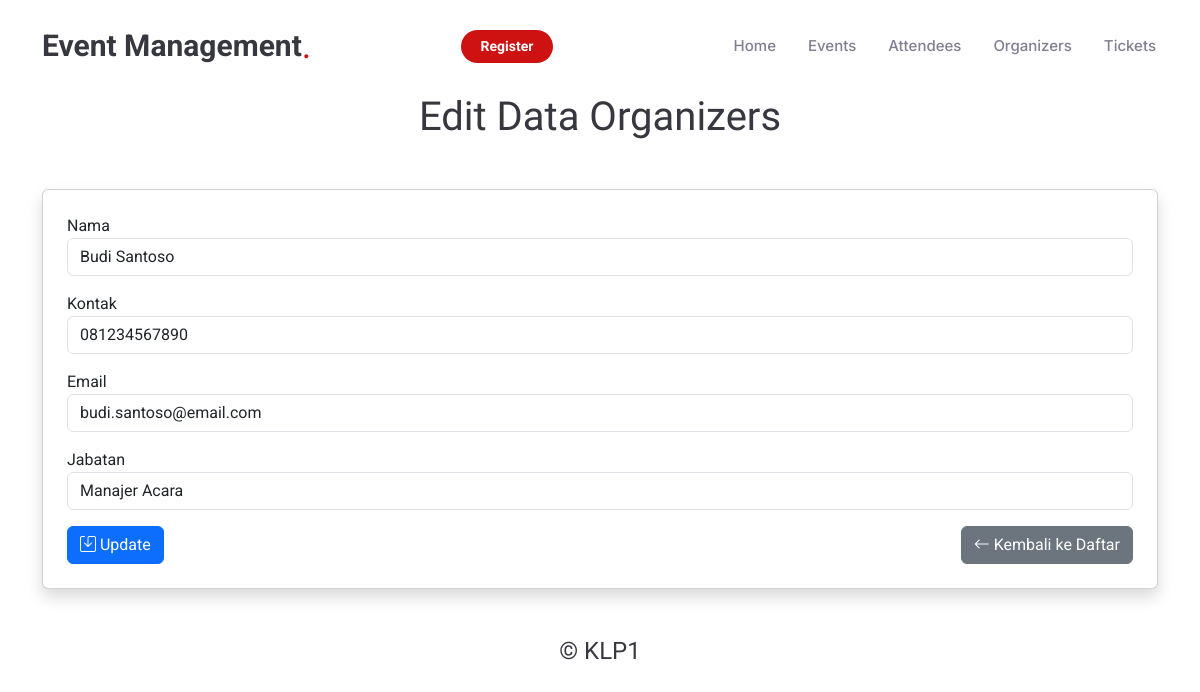
/organizers/edit/1001, run on the app's committed database.
### tables this page shows
CREATE TABLE `organizers` (
  `id_org` int NOT NULL,
  `nama` varchar(50) NOT NULL,
  `kontak` varchar(15) NOT NULL,
  `email` varchar(30) NOT NULL,
  `jabatan` varchar(50) NOT NULL
);

### app/controllers/organizers_controller.php (called while the page is built, shortened)
<?php
require_once '../app/models/organizers_model.php';
class OrganizersController {
    private $OrganizersModel;
    public function __construct() {
        $this->OrganizersModel = new OrganizersModel();
    }
    public function edit($id_org) {
        $organizers = $this->OrganizersModel->find($id_org);
        require_once __DIR__ . '/../views/organizers/edit.php';
    }
}

### public/index.php (called while the page is built, shortened)
<?php
require_once '../routes.php';

### config/database.php (called while the page is built, shortened)
<?php
class Database {
    private $host = 'localhost';
    private $db_name = '2D_klp1';
    private $username = 'root';
    private $password = '';
    public function connect() {
        $this->conn = null;
        try {
            $this->conn = new PDO("mysql:host=" . $this->host . ";dbname=" . $this->db_name, $this->username, $this->password);
            $this->conn->setAttribute(PDO::ATTR_ERRMODE, PDO::ERRMODE_EXCEPTION);
        } catch(PDOException $e) {
            echo "Connection error: " . $e->getMessage();
        }
        return $this->conn;
    }
}
?>

### app/models/organizers_model.php (called while the page is built, shortened)
<?php
require_once '../config/database.php';
class OrganizersModel {
    private $db;
    public function __construct() {
        $this->db = (new Database())->connect();
    }
    public function find($id_org) {
        $query = $this->db->prepare("SELECT * FROM organizers WHERE id_org = :id_org");
        $query->bindParam(':id_org', $id_org, PDO::PARAM_INT);
        $query->execute();
        return $query->fetch(PDO::FETCH_ASSOC);
    }
}

### app/views/organizers/edit.php (the view, shortened to what this page needs)
<!DOCTYPE html>
<html lang="id">
<head>
    <link rel="stylesheet" href="/public/assets/vendor/bootstrap/css/bootstrap.min.css">
    <link href="/public/assets/css/main.css" rel="stylesheet">
    <link href="/public/assets/vendor/bootstrap-icons/bootstrap-icons.css" rel="stylesheet">
    <link href="/public/assets/vendor/aos/aos.css" rel="stylesheet">
    <link href="/public/assets/vendor/glightbox/css/glightbox.min.css" rel="stylesheet">
    <link href="/public/assets/vendor/swiper/swiper-bundle.min.css" rel="stylesheet">
</head>
<body>
  <header class="text-center">
    <div class="container">
      <h1 class="mb-4">Edit Data Organizers</h1>
    </div>
  </header>
  <main class="container my-5">
    <div class="card shadow p-4">
      <form action="/organizers/update/<?php echo $organizers['id_org']; ?>" method="POST">
        <div class="form-group mb-3">
          <label for="nama">Nama</label>
          <input type="text" id="nama" name="nama" class="form-control" value="<?php echo $organizers['nama']; ?>" required>
        </div>
        <div class="form-group mb-3">
          <label for="kontak">Kontak</label>
          <input type="text" id="kontak" name="kontak" class="form-control" value="<?php echo $organizers['kontak']; ?>" required>
        </div>
        <div class="form-group mb-3">
          <label for="email">Email</label>
          <input type="email" id="email" name="email" class="form-control" value="<?php echo $organizers['email']; ?>" required>
        </div>
        <div class="form-group mb-3">
          <label for="jabatan">Jabatan</label>
          <input type="text" id="jabatan" name="jabatan" class="form-control" value="<?php echo $organizers['jabatan']; ?>" required>
        </div>
        <div class="d-flex justify-content-between">
          <button type="submit" class="btn btn-primary"><i class="bi bi-save"></i> Update</button>
          <a href="/organizers/index" class="btn btn-secondary"><i class="bi bi-arrow-left"></i> Kembali ke Daftar</a>
        </div>
      </form>
    </div>
  </main>
</body>
</html>

### public/assets/css/main.css (style rules this page uses)
:root { --default-font: "Roboto", system-ui, -apple-system, "Segoe UI", Roboto, "Helvetica Neue", Arial, "Noto Sans", "Liberation Sans", sans-serif, "Apple Color Emoji", "Segoe UI Emoji", "Segoe UI Symbol", "Noto Color Emoji"; --heading-font: "Amatic SC", sans-serif; --nav-font: "Inter", sans-serif; }
:root { --background-color: #ffffff; --default-color: #212529; --heading-color: #37373f; --accent-color: #ce1212; --surface-color: #ffffff; --contrast-color: #ffffff; }
:root { --nav-color: #7f7f90; --nav-hover-color: #ce1212; --nav-mobile-background-color: #ffffff; --nav-dropdown-background-color: #ffffff; --nav-dropdown-color: #7f7f90; --nav-dropdown-hover-color: #ce1212; }
:root { scroll-behavior: smooth; }
body { color: var(--default-color); background-color: var(--background-color); font-family: var(--default-font); }
a { color: var(--accent-color); text-decoration: none; transition: 0.3s; }
h1, h2, h3, h4, h5, h6 { color: var(--heading-color); font-family: var(--heading-font); }

### data on the page
organizers: nama "Budi Santoso", kontak "081234567890", email "budi.santoso@email.com", jabatan "Manajer Acara"
